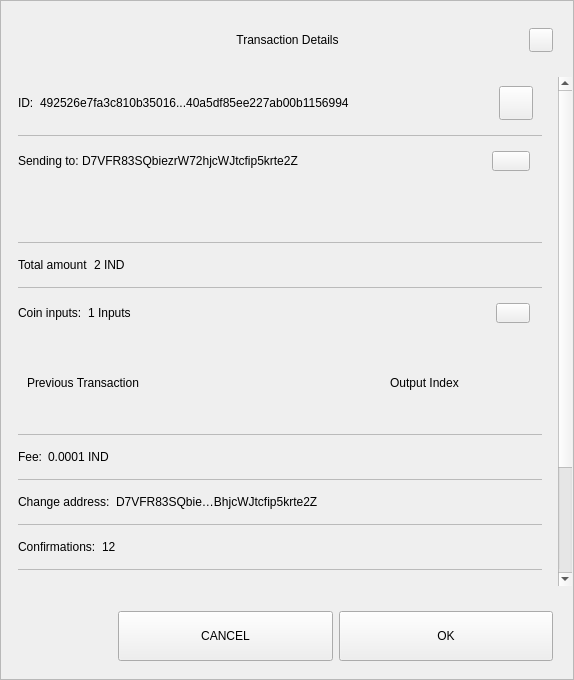
<?xml version="1.0" encoding="UTF-8"?>
<ui version="4.0">
 <class>TxDetailDialog</class>
 <widget class="QWidget" name="TxDetailDialog">
  <property name="geometry">
   <rect>
    <x>0</x>
    <y>0</y>
    <width>574</width>
    <height>680</height>
   </rect>
  </property>
  <property name="sizePolicy">
   <sizepolicy hsizetype="Preferred" vsizetype="Expanding">
    <horstretch>0</horstretch>
    <verstretch>0</verstretch>
   </sizepolicy>
  </property>
  <property name="minimumSize">
   <size>
    <width>574</width>
    <height>500</height>
   </size>
  </property>
  <property name="windowTitle">
   <string>Form</string>
  </property>
  <property name="styleSheet">
   <string notr="true"/>
  </property>
  <layout class="QVBoxLayout" name="verticalLayout_3">
   <property name="spacing">
    <number>0</number>
   </property>
   <property name="leftMargin">
    <number>0</number>
   </property>
   <property name="topMargin">
    <number>0</number>
   </property>
   <property name="rightMargin">
    <number>0</number>
   </property>
   <property name="bottomMargin">
    <number>0</number>
   </property>
   <item>
    <widget class="QFrame" name="frame">
     <property name="sizePolicy">
      <sizepolicy hsizetype="Preferred" vsizetype="Expanding">
       <horstretch>0</horstretch>
       <verstretch>0</verstretch>
      </sizepolicy>
     </property>
     <property name="styleSheet">
      <string notr="true"/>
     </property>
     <property name="frameShape">
      <enum>QFrame::StyledPanel</enum>
     </property>
     <property name="frameShadow">
      <enum>QFrame::Raised</enum>
     </property>
     <layout class="QVBoxLayout" name="verticalLayout">
      <property name="leftMargin">
       <number>0</number>
      </property>
      <property name="rightMargin">
       <number>0</number>
      </property>
      <item>
       <layout class="QHBoxLayout" name="horizontalLayout_3">
        <property name="spacing">
         <number>0</number>
        </property>
        <property name="leftMargin">
         <number>20</number>
        </property>
        <property name="topMargin">
         <number>10</number>
        </property>
        <property name="rightMargin">
         <number>20</number>
        </property>
        <item>
         <spacer name="horizontalSpacer_1">
          <property name="orientation">
           <enum>Qt::Horizontal</enum>
          </property>
          <property name="sizeHint" stdset="0">
           <size>
            <width>40</width>
            <height>20</height>
           </size>
          </property>
         </spacer>
        </item>
        <item>
         <widget class="QLabel" name="labelTitle">
          <property name="minimumSize">
           <size>
            <width>0</width>
            <height>40</height>
           </size>
          </property>
          <property name="maximumSize">
           <size>
            <width>16777215</width>
            <height>40</height>
           </size>
          </property>
          <property name="styleSheet">
           <string notr="true">padding-left:24px;</string>
          </property>
          <property name="text">
           <string>Transaction Details</string>
          </property>
          <property name="alignment">
           <set>Qt::AlignCenter</set>
          </property>
          <property name="margin">
           <number>7</number>
          </property>
         </widget>
        </item>
        <item>
         <spacer name="horizontalSpacer_2">
          <property name="orientation">
           <enum>Qt::Horizontal</enum>
          </property>
          <property name="sizeHint" stdset="0">
           <size>
            <width>40</width>
            <height>20</height>
           </size>
          </property>
         </spacer>
        </item>
        <item>
         <widget class="QPushButton" name="btnEsc">
          <property name="minimumSize">
           <size>
            <width>24</width>
            <height>24</height>
           </size>
          </property>
          <property name="maximumSize">
           <size>
            <width>24</width>
            <height>24</height>
           </size>
          </property>
          <property name="focusPolicy">
           <enum>Qt::NoFocus</enum>
          </property>
          <property name="text">
           <string/>
          </property>
         </widget>
        </item>
       </layout>
      </item>
      <item>
       <spacer name="verticalSpacer">
        <property name="orientation">
         <enum>Qt::Vertical</enum>
        </property>
        <property name="sizeType">
         <enum>QSizePolicy::Fixed</enum>
        </property>
        <property name="sizeHint" stdset="0">
         <size>
          <width>20</width>
          <height>10</height>
         </size>
        </property>
       </spacer>
      </item>
      <item>
       <widget class="QWidget" name="layoutScroll" native="true">
        <property name="minimumSize">
         <size>
          <width>0</width>
          <height>0</height>
         </size>
        </property>
        <layout class="QVBoxLayout" name="verticalLayout_4">
         <property name="leftMargin">
          <number>0</number>
         </property>
         <property name="topMargin">
          <number>0</number>
         </property>
         <property name="rightMargin">
          <number>0</number>
         </property>
         <item>
          <widget class="QScrollArea" name="scrollArea">
           <property name="styleSheet">
            <string notr="true">#scrollArea {
background:transparent;
}</string>
           </property>
           <property name="horizontalScrollBarPolicy">
            <enum>Qt::ScrollBarAlwaysOff</enum>
           </property>
           <property name="sizeAdjustPolicy">
            <enum>QAbstractScrollArea::AdjustIgnored</enum>
           </property>
           <property name="widgetResizable">
            <bool>true</bool>
           </property>
           <property name="alignment">
            <set>Qt::AlignLeading|Qt::AlignLeft|Qt::AlignTop</set>
           </property>
           <widget class="QWidget" name="scrollAreaWidgetContents">
            <property name="geometry">
             <rect>
              <x>0</x>
              <y>0</y>
              <width>556</width>
              <height>672</height>
             </rect>
            </property>
            <property name="autoFillBackground">
             <bool>false</bool>
            </property>
            <property name="styleSheet">
             <string notr="true">#scrollAreaWidgetContents {
background:transparent;
}</string>
            </property>
            <layout class="QVBoxLayout" name="verticalLayout_7">
             <property name="spacing">
              <number>0</number>
             </property>
             <property name="sizeConstraint">
              <enum>QLayout::SetDefaultConstraint</enum>
             </property>
             <property name="leftMargin">
              <number>0</number>
             </property>
             <property name="topMargin">
              <number>0</number>
             </property>
             <property name="rightMargin">
              <number>0</number>
             </property>
             <property name="bottomMargin">
              <number>0</number>
             </property>
             <item>
              <widget class="QWidget" name="content" native="true">
               <layout class="QVBoxLayout" name="verticalLayout_2">
                <property name="leftMargin">
                 <number>16</number>
                </property>
                <property name="topMargin">
                 <number>0</number>
                </property>
                <property name="rightMargin">
                 <number>16</number>
                </property>
                <item>
                 <widget class="QWidget" name="contentID" native="true">
                  <layout class="QHBoxLayout" name="horizontalLayout_12" stretch="0,1,0">
                   <property name="leftMargin">
                    <number>0</number>
                   </property>
                   <item>
                    <widget class="QLabel" name="labelId">
                     <property name="maximumSize">
                      <size>
                       <width>16777215</width>
                       <height>16777215</height>
                      </size>
                     </property>
                     <property name="text">
                      <string>ID:</string>
                     </property>
                    </widget>
                   </item>
                   <item>
                    <widget class="QLabel" name="textId">
                     <property name="text">
                      <string>492526e7fa3c810b35016...40a5df85ee227ab00b1156994</string>
                     </property>
                    </widget>
                   </item>
                   <item>
                    <widget class="QPushButton" name="pushCopy">
                     <property name="minimumSize">
                      <size>
                       <width>34</width>
                       <height>34</height>
                      </size>
                     </property>
                     <property name="maximumSize">
                      <size>
                       <width>34</width>
                       <height>34</height>
                      </size>
                     </property>
                     <property name="focusPolicy">
                      <enum>Qt::NoFocus</enum>
                     </property>
                     <property name="text">
                      <string/>
                     </property>
                     <property name="iconSize">
                      <size>
                       <width>24</width>
                       <height>24</height>
                      </size>
                     </property>
                    </widget>
                   </item>
                  </layout>
                 </widget>
                </item>
                <item>
                 <widget class="QLabel" name="labelDivider9">
                  <property name="maximumSize">
                   <size>
                    <width>16777215</width>
                    <height>1</height>
                   </size>
                  </property>
                  <property name="styleSheet">
                   <string notr="true">background-color:#bababa;</string>
                  </property>
                  <property name="text">
                   <string/>
                  </property>
                 </widget>
                </item>
                <item>
                 <widget class="QWidget" name="contentOutputs" native="true">
                  <layout class="QHBoxLayout" name="horizontalLayout_11" stretch="0,3,0">
                   <property name="spacing">
                    <number>0</number>
                   </property>
                   <property name="leftMargin">
                    <number>0</number>
                   </property>
                   <property name="rightMargin">
                    <number>12</number>
                   </property>
                   <item>
                    <widget class="QLabel" name="labelSend">
                     <property name="maximumSize">
                      <size>
                       <width>16777215</width>
                       <height>16777215</height>
                      </size>
                     </property>
                     <property name="text">
                      <string>Sending to: </string>
                     </property>
                    </widget>
                   </item>
                   <item>
                    <widget class="QLabel" name="textSend">
                     <property name="text">
                      <string>D7VFR83SQbiezrW72hjcWJtcfip5krte2Z </string>
                     </property>
                    </widget>
                   </item>
                   <item>
                    <widget class="QPushButton" name="pushOutputs">
                     <property name="minimumSize">
                      <size>
                       <width>34</width>
                       <height>20</height>
                      </size>
                     </property>
                     <property name="maximumSize">
                      <size>
                       <width>38</width>
                       <height>20</height>
                      </size>
                     </property>
                     <property name="focusPolicy">
                      <enum>Qt::NoFocus</enum>
                     </property>
                     <property name="styleSheet">
                      <string notr="true"/>
                     </property>
                     <property name="text">
                      <string/>
                     </property>
                    </widget>
                   </item>
                  </layout>
                 </widget>
                </item>
                <item>
                 <widget class="QScrollArea" name="outputsScrollArea">
                  <property name="minimumSize">
                   <size>
                    <width>0</width>
                    <height>50</height>
                   </size>
                  </property>
                  <property name="styleSheet">
                   <string notr="true">#outputsScrollArea {
background:transparent;
}</string>
                  </property>
                  <property name="widgetResizable">
                   <bool>true</bool>
                  </property>
                  <widget class="QWidget" name="container_outputs_base">
                   <property name="geometry">
                    <rect>
                     <x>0</x>
                     <y>0</y>
                     <width>522</width>
                     <height>48</height>
                    </rect>
                   </property>
                   <property name="styleSheet">
                    <string notr="true">#container_outputs_base {
background:transparent;
}</string>
                   </property>
                  </widget>
                 </widget>
                </item>
                <item>
                 <widget class="QLabel" name="labelDivider8">
                  <property name="maximumSize">
                   <size>
                    <width>16777215</width>
                    <height>1</height>
                   </size>
                  </property>
                  <property name="styleSheet">
                   <string notr="true">background-color:#bababa;</string>
                  </property>
                  <property name="text">
                   <string/>
                  </property>
                 </widget>
                </item>
                <item>
                 <widget class="QWidget" name="contentAmount" native="true">
                  <layout class="QHBoxLayout" name="horizontalLayout_4" stretch="0,1">
                   <property name="leftMargin">
                    <number>0</number>
                   </property>
                   <item>
                    <widget class="QLabel" name="labelAmount">
                     <property name="maximumSize">
                      <size>
                       <width>16777215</width>
                       <height>16777215</height>
                      </size>
                     </property>
                     <property name="text">
                      <string>Total amount</string>
                     </property>
                    </widget>
                   </item>
                   <item>
                    <widget class="QLabel" name="textAmount">
                     <property name="text">
                      <string>2 IND</string>
                     </property>
                    </widget>
                   </item>
                  </layout>
                 </widget>
                </item>
                <item>
                 <widget class="QLabel" name="labelDivider6">
                  <property name="maximumSize">
                   <size>
                    <width>16777215</width>
                    <height>1</height>
                   </size>
                  </property>
                  <property name="styleSheet">
                   <string notr="true">background-color:#bababa;</string>
                  </property>
                  <property name="text">
                   <string/>
                  </property>
                 </widget>
                </item>
                <item>
                 <widget class="QWidget" name="contentInputs" native="true">
                  <layout class="QHBoxLayout" name="horizontalLayout" stretch="0,2,0">
                   <property name="leftMargin">
                    <number>0</number>
                   </property>
                   <property name="rightMargin">
                    <number>12</number>
                   </property>
                   <item>
                    <widget class="QLabel" name="labelInputs">
                     <property name="sizePolicy">
                      <sizepolicy hsizetype="Minimum" vsizetype="Preferred">
                       <horstretch>0</horstretch>
                       <verstretch>0</verstretch>
                      </sizepolicy>
                     </property>
                     <property name="maximumSize">
                      <size>
                       <width>16777215</width>
                       <height>16777215</height>
                      </size>
                     </property>
                     <property name="text">
                      <string>Coin inputs:</string>
                     </property>
                    </widget>
                   </item>
                   <item>
                    <widget class="QLabel" name="textInputs">
                     <property name="text">
                      <string>1 Inputs</string>
                     </property>
                    </widget>
                   </item>
                   <item>
                    <widget class="QPushButton" name="pushInputs">
                     <property name="maximumSize">
                      <size>
                       <width>34</width>
                       <height>20</height>
                      </size>
                     </property>
                     <property name="focusPolicy">
                      <enum>Qt::NoFocus</enum>
                     </property>
                     <property name="styleSheet">
                      <string notr="true"/>
                     </property>
                     <property name="text">
                      <string/>
                     </property>
                    </widget>
                   </item>
                  </layout>
                 </widget>
                </item>
                <item>
                 <widget class="QFrame" name="gridInputs">
                  <property name="sizePolicy">
                   <sizepolicy hsizetype="Preferred" vsizetype="MinimumExpanding">
                    <horstretch>0</horstretch>
                    <verstretch>0</verstretch>
                   </sizepolicy>
                  </property>
                  <property name="minimumSize">
                   <size>
                    <width>0</width>
                    <height>90</height>
                   </size>
                  </property>
                  <layout class="QGridLayout" name="gridLayoutInput" columnstretch="5,2" rowminimumheight="0">
                   <property name="sizeConstraint">
                    <enum>QLayout::SetMaximumSize</enum>
                   </property>
                   <property name="verticalSpacing">
                    <number>0</number>
                   </property>
                   <item row="0" column="0" alignment="Qt::AlignLeft">
                    <widget class="QLabel" name="labelTitlePrevTx">
                     <property name="text">
                      <string>Previous Transaction</string>
                     </property>
                    </widget>
                   </item>
                   <item row="0" column="1" alignment="Qt::AlignLeft">
                    <widget class="QLabel" name="labelOutputIndex">
                     <property name="text">
                      <string>Output Index</string>
                     </property>
                     <property name="alignment">
                      <set>Qt::AlignCenter</set>
                     </property>
                    </widget>
                   </item>
                  </layout>
                 </widget>
                </item>
                <item>
                 <widget class="QLabel" name="labelDivider1">
                  <property name="maximumSize">
                   <size>
                    <width>16777215</width>
                    <height>1</height>
                   </size>
                  </property>
                  <property name="styleSheet">
                   <string notr="true">background-color:#bababa;</string>
                  </property>
                  <property name="text">
                   <string/>
                  </property>
                 </widget>
                </item>
                <item>
                 <widget class="QWidget" name="contentFee" native="true">
                  <layout class="QHBoxLayout" name="horizontalLayout_7" stretch="0,1">
                   <property name="leftMargin">
                    <number>0</number>
                   </property>
                   <item>
                    <widget class="QLabel" name="labelFee">
                     <property name="maximumSize">
                      <size>
                       <width>16777215</width>
                       <height>16777215</height>
                      </size>
                     </property>
                     <property name="text">
                      <string>Fee:</string>
                     </property>
                    </widget>
                   </item>
                   <item>
                    <widget class="QLabel" name="textFee">
                     <property name="text">
                      <string>0.0001 IND</string>
                     </property>
                    </widget>
                   </item>
                  </layout>
                 </widget>
                </item>
                <item>
                 <widget class="QLabel" name="labelDivider2">
                  <property name="maximumSize">
                   <size>
                    <width>16777215</width>
                    <height>1</height>
                   </size>
                  </property>
                  <property name="styleSheet">
                   <string notr="true">background-color:#bababa;</string>
                  </property>
                  <property name="text">
                   <string/>
                  </property>
                 </widget>
                </item>
                <item>
                 <widget class="QWidget" name="contentChangeAddress" native="true">
                  <layout class="QHBoxLayout" name="horizontalLayout_6" stretch="0,1">
                   <property name="leftMargin">
                    <number>0</number>
                   </property>
                   <item>
                    <widget class="QLabel" name="labelChange">
                     <property name="maximumSize">
                      <size>
                       <width>16777215</width>
                       <height>16777215</height>
                      </size>
                     </property>
                     <property name="text">
                      <string>Change address:</string>
                     </property>
                    </widget>
                   </item>
                   <item>
                    <widget class="QLabel" name="textChange">
                     <property name="text">
                      <string>D7VFR83SQbie…BhjcWJtcfip5krte2Z </string>
                     </property>
                    </widget>
                   </item>
                  </layout>
                 </widget>
                </item>
                <item>
                 <widget class="QLabel" name="labelDivider4">
                  <property name="maximumSize">
                   <size>
                    <width>16777215</width>
                    <height>1</height>
                   </size>
                  </property>
                  <property name="styleSheet">
                   <string notr="true">background-color:#bababa;</string>
                  </property>
                  <property name="text">
                   <string/>
                  </property>
                 </widget>
                </item>
                <item>
                 <widget class="QWidget" name="contentConfirmations" native="true">
                  <layout class="QHBoxLayout" name="horizontalLayout_8" stretch="0,1">
                   <property name="leftMargin">
                    <number>0</number>
                   </property>
                   <item>
                    <widget class="QLabel" name="labelConfirmations">
                     <property name="maximumSize">
                      <size>
                       <width>16777215</width>
                       <height>16777215</height>
                      </size>
                     </property>
                     <property name="text">
                      <string>Confirmations:</string>
                     </property>
                    </widget>
                   </item>
                   <item>
                    <widget class="QLabel" name="textConfirmations">
                     <property name="text">
                      <string>12</string>
                     </property>
                    </widget>
                   </item>
                  </layout>
                 </widget>
                </item>
                <item>
                 <widget class="QLabel" name="labelDivider7">
                  <property name="maximumSize">
                   <size>
                    <width>16777215</width>
                    <height>1</height>
                   </size>
                  </property>
                  <property name="styleSheet">
                   <string notr="true">background-color:#bababa;</string>
                  </property>
                  <property name="text">
                   <string/>
                  </property>
                 </widget>
                </item>
                <item>
                 <widget class="QWidget" name="contentSize" native="true">
                  <layout class="QHBoxLayout" name="horizontalLayout_9" stretch="0,1">
                   <property name="leftMargin">
                    <number>0</number>
                   </property>
                   <item>
                    <widget class="QLabel" name="labelSize">
                     <property name="maximumSize">
                      <size>
                       <width>16777215</width>
                       <height>16777215</height>
                      </size>
                     </property>
                     <property name="text">
                      <string>Size:</string>
                     </property>
                    </widget>
                   </item>
                   <item>
                    <widget class="QLabel" name="textSize">
                     <property name="text">
                      <string>2 kB</string>
                     </property>
                    </widget>
                   </item>
                  </layout>
                 </widget>
                </item>
                <item>
                 <widget class="QLabel" name="labelDivider3">
                  <property name="maximumSize">
                   <size>
                    <width>16777215</width>
                    <height>1</height>
                   </size>
                  </property>
                  <property name="styleSheet">
                   <string notr="true">background-color:#bababa;</string>
                  </property>
                  <property name="text">
                   <string/>
                  </property>
                 </widget>
                </item>
                <item>
                 <widget class="QWidget" name="contentDate" native="true">
                  <layout class="QHBoxLayout" name="horizontalLayout_5" stretch="0,1">
                   <property name="leftMargin">
                    <number>0</number>
                   </property>
                   <item>
                    <widget class="QLabel" name="labelDate">
                     <property name="maximumSize">
                      <size>
                       <width>16777215</width>
                       <height>16777215</height>
                      </size>
                     </property>
                     <property name="text">
                      <string>Date:</string>
                     </property>
                    </widget>
                   </item>
                   <item>
                    <widget class="QLabel" name="textDate">
                     <property name="text">
                      <string>May 25, 2017</string>
                     </property>
                    </widget>
                   </item>
                  </layout>
                 </widget>
                </item>
                <item>
                 <widget class="QLabel" name="labelDivider5">
                  <property name="maximumSize">
                   <size>
                    <width>16777215</width>
                    <height>1</height>
                   </size>
                  </property>
                  <property name="styleSheet">
                   <string notr="true">background-color:#bababa;</string>
                  </property>
                  <property name="text">
                   <string/>
                  </property>
                 </widget>
                </item>
                <item>
                 <widget class="QWidget" name="contentStatus" native="true">
                  <layout class="QHBoxLayout" name="horizontalLayout_10" stretch="0,1">
                   <property name="leftMargin">
                    <number>0</number>
                   </property>
                   <item>
                    <widget class="QLabel" name="labelStatus">
                     <property name="maximumSize">
                      <size>
                       <width>16777215</width>
                       <height>16777215</height>
                      </size>
                     </property>
                     <property name="text">
                      <string>Status:</string>
                     </property>
                    </widget>
                   </item>
                   <item>
                    <widget class="QLabel" name="textStatus">
                     <property name="text">
                      <string>Spendable</string>
                     </property>
                    </widget>
                   </item>
                  </layout>
                 </widget>
                </item>
                <item>
                 <spacer name="verticalSpacer_2">
                  <property name="orientation">
                   <enum>Qt::Vertical</enum>
                  </property>
                  <property name="sizeType">
                   <enum>QSizePolicy::Expanding</enum>
                  </property>
                  <property name="sizeHint" stdset="0">
                   <size>
                    <width>20</width>
                    <height>10</height>
                   </size>
                  </property>
                 </spacer>
                </item>
                <item>
                 <widget class="QLabel" name="labelWarning">
                  <property name="text">
                   <string>TextLabel</string>
                  </property>
                  <property name="alignment">
                   <set>Qt::AlignCenter</set>
                  </property>
                 </widget>
                </item>
               </layout>
              </widget>
             </item>
            </layout>
           </widget>
          </widget>
         </item>
        </layout>
       </widget>
      </item>
      <item>
       <widget class="QWidget" name="containerButtons" native="true">
        <layout class="QHBoxLayout" name="horizontalLayout1" stretch="1,2,2">
         <property name="leftMargin">
          <number>10</number>
         </property>
         <property name="rightMargin">
          <number>20</number>
         </property>
         <item>
          <spacer name="horizontalSpacer_3">
           <property name="orientation">
            <enum>Qt::Horizontal</enum>
           </property>
           <property name="sizeHint" stdset="0">
            <size>
             <width>40</width>
             <height>20</height>
            </size>
           </property>
          </spacer>
         </item>
         <item>
          <widget class="QPushButton" name="btnCancel">
           <property name="minimumSize">
            <size>
             <width>200</width>
             <height>50</height>
            </size>
           </property>
           <property name="focusPolicy">
            <enum>Qt::NoFocus</enum>
           </property>
           <property name="text">
            <string>CANCEL</string>
           </property>
          </widget>
         </item>
         <item>
          <widget class="QPushButton" name="btnSave">
           <property name="minimumSize">
            <size>
             <width>200</width>
             <height>50</height>
            </size>
           </property>
           <property name="focusPolicy">
            <enum>Qt::NoFocus</enum>
           </property>
           <property name="text">
            <string>OK</string>
           </property>
          </widget>
         </item>
        </layout>
       </widget>
      </item>
     </layout>
    </widget>
   </item>
  </layout>
 </widget>
 <resources/>
 <connections/>
</ui>
